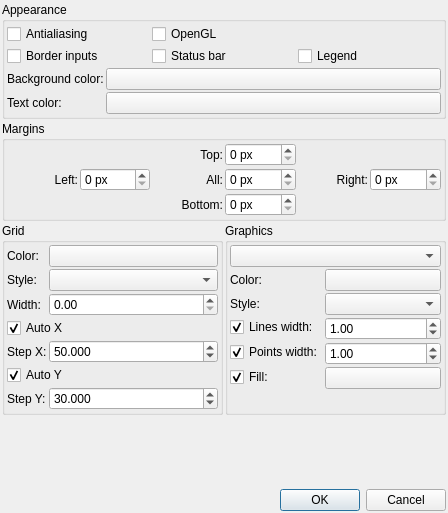
<?xml version="1.0" encoding="UTF-8"?>
<ui version="4.0">
 <class>GraphicConf</class>
 <widget class="QDialog" name="GraphicConf">
  <property name="windowModality">
   <enum>Qt::WindowModal</enum>
  </property>
  <property name="geometry">
   <rect>
    <x>0</x>
    <y>0</y>
    <width>448</width>
    <height>513</height>
   </rect>
  </property>
  <property name="windowTitle">
   <string>Graphic parameters</string>
  </property>
  <property name="modal">
   <bool>true</bool>
  </property>
  <layout class="QGridLayout" name="gridLayout">
   <property name="margin">
    <number>2</number>
   </property>
   <property name="spacing">
    <number>2</number>
   </property>
   <item row="0" column="0" colspan="2">
    <widget class="QGroupBox" name="groupBox">
     <property name="title">
      <string>Appearance</string>
     </property>
     <layout class="QVBoxLayout" name="verticalLayout">
      <property name="spacing">
       <number>2</number>
      </property>
      <property name="margin">
       <number>2</number>
      </property>
      <item>
       <layout class="QGridLayout" name="gridLayout_2">
        <item row="1" column="0">
         <widget class="QCheckBox" name="checkInputs">
          <property name="text">
           <string>Border inputs</string>
          </property>
         </widget>
        </item>
        <item row="0" column="0">
         <widget class="QCheckBox" name="checkAAlias">
          <property name="text">
           <string>Antialiasing</string>
          </property>
         </widget>
        </item>
        <item row="1" column="1">
         <widget class="QCheckBox" name="checkStatus">
          <property name="text">
           <string>Status bar</string>
          </property>
         </widget>
        </item>
        <item row="0" column="1">
         <widget class="QCheckBox" name="checkOGL">
          <property name="text">
           <string>OpenGL</string>
          </property>
         </widget>
        </item>
        <item row="1" column="2">
         <widget class="QCheckBox" name="checkLegend">
          <property name="text">
           <string>Legend</string>
          </property>
         </widget>
        </item>
       </layout>
      </item>
      <item>
       <layout class="QFormLayout" name="formLayout_3">
        <property name="fieldGrowthPolicy">
         <enum>QFormLayout::AllNonFixedFieldsGrow</enum>
        </property>
        <item row="0" column="0">
         <widget class="QLabel" name="label_3">
          <property name="sizePolicy">
           <sizepolicy hsizetype="Fixed" vsizetype="Preferred">
            <horstretch>0</horstretch>
            <verstretch>0</verstretch>
           </sizepolicy>
          </property>
          <property name="text">
           <string>Background color:</string>
          </property>
         </widget>
        </item>
        <item row="0" column="1">
         <widget class="ColorButton" name="colorBackground">
          <property name="useAlphaChannel">
           <bool>true</bool>
          </property>
         </widget>
        </item>
        <item row="1" column="0">
         <widget class="QLabel" name="label_7">
          <property name="sizePolicy">
           <sizepolicy hsizetype="Fixed" vsizetype="Preferred">
            <horstretch>0</horstretch>
            <verstretch>0</verstretch>
           </sizepolicy>
          </property>
          <property name="text">
           <string>Text color:</string>
          </property>
         </widget>
        </item>
        <item row="1" column="1">
         <widget class="ColorButton" name="colorText">
          <property name="useAlphaChannel">
           <bool>true</bool>
          </property>
         </widget>
        </item>
       </layout>
      </item>
     </layout>
    </widget>
   </item>
   <item row="2" column="1">
    <widget class="QGroupBox" name="groupBox_1">
     <property name="title">
      <string>Graphics</string>
     </property>
     <layout class="QFormLayout" name="formLayout">
      <property name="fieldGrowthPolicy">
       <enum>QFormLayout::AllNonFixedFieldsGrow</enum>
      </property>
      <property name="horizontalSpacing">
       <number>2</number>
      </property>
      <property name="verticalSpacing">
       <number>2</number>
      </property>
      <property name="margin">
       <number>2</number>
      </property>
      <item row="0" column="0" colspan="2">
       <widget class="QComboBox" name="cbGraphicNames">
        <property name="sizePolicy">
         <sizepolicy hsizetype="Minimum" vsizetype="Fixed">
          <horstretch>0</horstretch>
          <verstretch>0</verstretch>
         </sizepolicy>
        </property>
       </widget>
      </item>
      <item row="1" column="0">
       <widget class="QLabel" name="label">
        <property name="text">
         <string>Color:</string>
        </property>
       </widget>
      </item>
      <item row="1" column="1">
       <widget class="ColorButton" name="colorGraphic">
        <property name="useAlphaChannel">
         <bool>true</bool>
        </property>
       </widget>
      </item>
      <item row="2" column="0">
       <widget class="QLabel" name="label_2">
        <property name="text">
         <string>Style:</string>
        </property>
       </widget>
      </item>
      <item row="2" column="1">
       <widget class="QComboBox" name="comboStyleGraphic"/>
      </item>
      <item row="3" column="0">
       <widget class="QCheckBox" name="checkLines">
        <property name="text">
         <string>Lines width:</string>
        </property>
        <property name="checked">
         <bool>true</bool>
        </property>
       </widget>
      </item>
      <item row="3" column="1">
       <widget class="QDoubleSpinBox" name="spinLineWidthGraphic">
        <property name="decimals">
         <number>2</number>
        </property>
        <property name="value">
         <double>1.000000000000000</double>
        </property>
       </widget>
      </item>
      <item row="4" column="0">
       <widget class="QCheckBox" name="checkPoints">
        <property name="text">
         <string>Points width:</string>
        </property>
        <property name="checked">
         <bool>true</bool>
        </property>
       </widget>
      </item>
      <item row="4" column="1">
       <widget class="QDoubleSpinBox" name="spinPointWidthGraphic">
        <property name="decimals">
         <number>2</number>
        </property>
        <property name="value">
         <double>1.000000000000000</double>
        </property>
       </widget>
      </item>
      <item row="5" column="0">
       <widget class="QCheckBox" name="checkFill">
        <property name="text">
         <string>Fill:</string>
        </property>
        <property name="checked">
         <bool>true</bool>
        </property>
       </widget>
      </item>
      <item row="5" column="1">
       <widget class="ColorButton" name="colorFill">
        <property name="useAlphaChannel">
         <bool>true</bool>
        </property>
       </widget>
      </item>
     </layout>
    </widget>
   </item>
   <item row="2" column="0">
    <widget class="QGroupBox" name="groupBox_3">
     <property name="title">
      <string>Grid</string>
     </property>
     <layout class="QFormLayout" name="formLayout_2">
      <property name="fieldGrowthPolicy">
       <enum>QFormLayout::AllNonFixedFieldsGrow</enum>
      </property>
      <property name="horizontalSpacing">
       <number>2</number>
      </property>
      <property name="verticalSpacing">
       <number>2</number>
      </property>
      <property name="margin">
       <number>2</number>
      </property>
      <item row="0" column="0">
       <widget class="QLabel" name="label_4">
        <property name="text">
         <string>Color:</string>
        </property>
       </widget>
      </item>
      <item row="0" column="1">
       <widget class="ColorButton" name="colorGrid">
        <property name="useAlphaChannel">
         <bool>true</bool>
        </property>
       </widget>
      </item>
      <item row="1" column="0">
       <widget class="QLabel" name="label_5">
        <property name="text">
         <string>Style:</string>
        </property>
       </widget>
      </item>
      <item row="1" column="1">
       <widget class="QComboBox" name="comboStyleGrid"/>
      </item>
      <item row="2" column="0">
       <widget class="QLabel" name="label_6">
        <property name="text">
         <string>Width:</string>
        </property>
       </widget>
      </item>
      <item row="2" column="1">
       <widget class="QDoubleSpinBox" name="spinWidthGrid">
        <property name="decimals">
         <number>2</number>
        </property>
       </widget>
      </item>
      <item row="4" column="1">
       <widget class="QDoubleSpinBox" name="spinGridStepX">
        <property name="decimals">
         <number>3</number>
        </property>
        <property name="minimum">
         <double>0.001000000000000</double>
        </property>
        <property name="maximum">
         <double>9999999.000000000000000</double>
        </property>
        <property name="value">
         <double>50.000000000000000</double>
        </property>
       </widget>
      </item>
      <item row="4" column="0">
       <widget class="QLabel" name="label_8">
        <property name="text">
         <string>Step X:</string>
        </property>
       </widget>
      </item>
      <item row="6" column="0">
       <widget class="QLabel" name="label_9">
        <property name="text">
         <string>Step Y:</string>
        </property>
       </widget>
      </item>
      <item row="6" column="1">
       <widget class="QDoubleSpinBox" name="spinGridStepY">
        <property name="decimals">
         <number>3</number>
        </property>
        <property name="minimum">
         <double>0.001000000000000</double>
        </property>
        <property name="maximum">
         <double>9999999.000000000000000</double>
        </property>
        <property name="value">
         <double>30.000000000000000</double>
        </property>
       </widget>
      </item>
      <item row="3" column="0" colspan="2">
       <widget class="QCheckBox" name="checkGridAutoX">
        <property name="text">
         <string>Auto X</string>
        </property>
        <property name="checked">
         <bool>true</bool>
        </property>
       </widget>
      </item>
      <item row="5" column="0" colspan="2">
       <widget class="QCheckBox" name="checkGridAutoY">
        <property name="text">
         <string>Auto Y</string>
        </property>
        <property name="checked">
         <bool>true</bool>
        </property>
       </widget>
      </item>
     </layout>
    </widget>
   </item>
   <item row="4" column="0" colspan="2">
    <widget class="QDialogButtonBox" name="buttonBox">
     <property name="standardButtons">
      <set>QDialogButtonBox::Cancel|QDialogButtonBox::Ok</set>
     </property>
    </widget>
   </item>
   <item row="3" column="0" colspan="2">
    <spacer name="verticalSpacer">
     <property name="orientation">
      <enum>Qt::Vertical</enum>
     </property>
     <property name="sizeHint" stdset="0">
      <size>
       <width>20</width>
       <height>40</height>
      </size>
     </property>
    </spacer>
   </item>
   <item row="1" column="0" colspan="2">
    <widget class="QGroupBox" name="groupBox_2">
     <property name="title">
      <string>Margins</string>
     </property>
     <layout class="QGridLayout" name="gridLayout_3">
      <property name="margin">
       <number>2</number>
      </property>
      <property name="spacing">
       <number>2</number>
      </property>
      <item row="1" column="5">
       <widget class="QSpinBox" name="spinMarginR">
        <property name="suffix">
         <string> px</string>
        </property>
        <property name="maximum">
         <number>100</number>
        </property>
       </widget>
      </item>
      <item row="2" column="3">
       <widget class="QSpinBox" name="spinMarginB">
        <property name="suffix">
         <string> px</string>
        </property>
        <property name="maximum">
         <number>100</number>
        </property>
       </widget>
      </item>
      <item row="1" column="2">
       <widget class="QLabel" name="labelAll">
        <property name="text">
         <string>All:</string>
        </property>
        <property name="alignment">
         <set>Qt::AlignRight|Qt::AlignTrailing|Qt::AlignVCenter</set>
        </property>
       </widget>
      </item>
      <item row="1" column="1">
       <widget class="QSpinBox" name="spinMarginL">
        <property name="suffix">
         <string> px</string>
        </property>
        <property name="maximum">
         <number>100</number>
        </property>
       </widget>
      </item>
      <item row="1" column="4">
       <widget class="QLabel" name="label_12">
        <property name="text">
         <string>Right:</string>
        </property>
        <property name="alignment">
         <set>Qt::AlignRight|Qt::AlignTrailing|Qt::AlignVCenter</set>
        </property>
       </widget>
      </item>
      <item row="1" column="0">
       <widget class="QLabel" name="label_10">
        <property name="text">
         <string>Left:</string>
        </property>
        <property name="alignment">
         <set>Qt::AlignRight|Qt::AlignTrailing|Qt::AlignVCenter</set>
        </property>
       </widget>
      </item>
      <item row="2" column="2">
       <widget class="QLabel" name="label_13">
        <property name="text">
         <string>Bottom:</string>
        </property>
        <property name="alignment">
         <set>Qt::AlignRight|Qt::AlignTrailing|Qt::AlignVCenter</set>
        </property>
       </widget>
      </item>
      <item row="0" column="3">
       <widget class="QSpinBox" name="spinMarginT">
        <property name="suffix">
         <string> px</string>
        </property>
        <property name="maximum">
         <number>100</number>
        </property>
       </widget>
      </item>
      <item row="0" column="2">
       <widget class="QLabel" name="label_11">
        <property name="text">
         <string>Top:</string>
        </property>
        <property name="alignment">
         <set>Qt::AlignRight|Qt::AlignTrailing|Qt::AlignVCenter</set>
        </property>
       </widget>
      </item>
      <item row="1" column="3">
       <widget class="QSpinBox" name="spinMarginT_2">
        <property name="suffix">
         <string> px</string>
        </property>
        <property name="maximum">
         <number>100</number>
        </property>
       </widget>
      </item>
     </layout>
    </widget>
   </item>
  </layout>
 </widget>
 <customwidgets>
  <customwidget>
   <class>ColorButton</class>
   <extends>QPushButton</extends>
   <header>colorbutton.h</header>
   <slots>
    <signal>colorChanged(QColor)</signal>
   </slots>
  </customwidget>
 </customwidgets>
 <tabstops>
  <tabstop>checkAAlias</tabstop>
  <tabstop>checkOGL</tabstop>
  <tabstop>colorBackground</tabstop>
  <tabstop>colorText</tabstop>
  <tabstop>colorGrid</tabstop>
  <tabstop>comboStyleGrid</tabstop>
  <tabstop>spinWidthGrid</tabstop>
  <tabstop>cbGraphicNames</tabstop>
  <tabstop>colorGraphic</tabstop>
  <tabstop>comboStyleGraphic</tabstop>
  <tabstop>checkLines</tabstop>
  <tabstop>spinLineWidthGraphic</tabstop>
  <tabstop>checkPoints</tabstop>
  <tabstop>spinPointWidthGraphic</tabstop>
  <tabstop>buttonBox</tabstop>
 </tabstops>
 <resources/>
 <connections>
  <connection>
   <sender>buttonBox</sender>
   <signal>rejected()</signal>
   <receiver>GraphicConf</receiver>
   <slot>reject()</slot>
   <hints>
    <hint type="sourcelabel">
     <x>255</x>
     <y>641</y>
    </hint>
    <hint type="destinationlabel">
     <x>245</x>
     <y>207</y>
    </hint>
   </hints>
  </connection>
  <connection>
   <sender>checkLines</sender>
   <signal>toggled(bool)</signal>
   <receiver>spinLineWidthGraphic</receiver>
   <slot>setEnabled(bool)</slot>
   <hints>
    <hint type="sourcelabel">
     <x>322</x>
     <y>410</y>
    </hint>
    <hint type="destinationlabel">
     <x>415</x>
     <y>411</y>
    </hint>
   </hints>
  </connection>
  <connection>
   <sender>checkPoints</sender>
   <signal>toggled(bool)</signal>
   <receiver>spinPointWidthGraphic</receiver>
   <slot>setEnabled(bool)</slot>
   <hints>
    <hint type="sourcelabel">
     <x>322</x>
     <y>434</y>
    </hint>
    <hint type="destinationlabel">
     <x>415</x>
     <y>435</y>
    </hint>
   </hints>
  </connection>
  <connection>
   <sender>buttonBox</sender>
   <signal>accepted()</signal>
   <receiver>GraphicConf</receiver>
   <slot>accept()</slot>
   <hints>
    <hint type="sourcelabel">
     <x>294</x>
     <y>641</y>
    </hint>
    <hint type="destinationlabel">
     <x>288</x>
     <y>268</y>
    </hint>
   </hints>
  </connection>
  <connection>
   <sender>checkFill</sender>
   <signal>toggled(bool)</signal>
   <receiver>colorFill</receiver>
   <slot>setEnabled(bool)</slot>
   <hints>
    <hint type="sourcelabel">
     <x>322</x>
     <y>458</y>
    </hint>
    <hint type="destinationlabel">
     <x>415</x>
     <y>460</y>
    </hint>
   </hints>
  </connection>
  <connection>
   <sender>spinMarginT_2</sender>
   <signal>valueChanged(int)</signal>
   <receiver>spinMarginT</receiver>
   <slot>setValue(int)</slot>
   <hints>
    <hint type="sourcelabel">
     <x>259</x>
     <y>221</y>
    </hint>
    <hint type="destinationlabel">
     <x>249</x>
     <y>191</y>
    </hint>
   </hints>
  </connection>
  <connection>
   <sender>spinMarginT_2</sender>
   <signal>valueChanged(int)</signal>
   <receiver>spinMarginR</receiver>
   <slot>setValue(int)</slot>
   <hints>
    <hint type="sourcelabel">
     <x>268</x>
     <y>220</y>
    </hint>
    <hint type="destinationlabel">
     <x>371</x>
     <y>220</y>
    </hint>
   </hints>
  </connection>
  <connection>
   <sender>spinMarginT_2</sender>
   <signal>valueChanged(int)</signal>
   <receiver>spinMarginB</receiver>
   <slot>setValue(int)</slot>
   <hints>
    <hint type="sourcelabel">
     <x>233</x>
     <y>230</y>
    </hint>
    <hint type="destinationlabel">
     <x>234</x>
     <y>252</y>
    </hint>
   </hints>
  </connection>
  <connection>
   <sender>spinMarginT_2</sender>
   <signal>valueChanged(int)</signal>
   <receiver>spinMarginL</receiver>
   <slot>setValue(int)</slot>
   <hints>
    <hint type="sourcelabel">
     <x>213</x>
     <y>230</y>
    </hint>
    <hint type="destinationlabel">
     <x>133</x>
     <y>229</y>
    </hint>
   </hints>
  </connection>
 </connections>
</ui>
